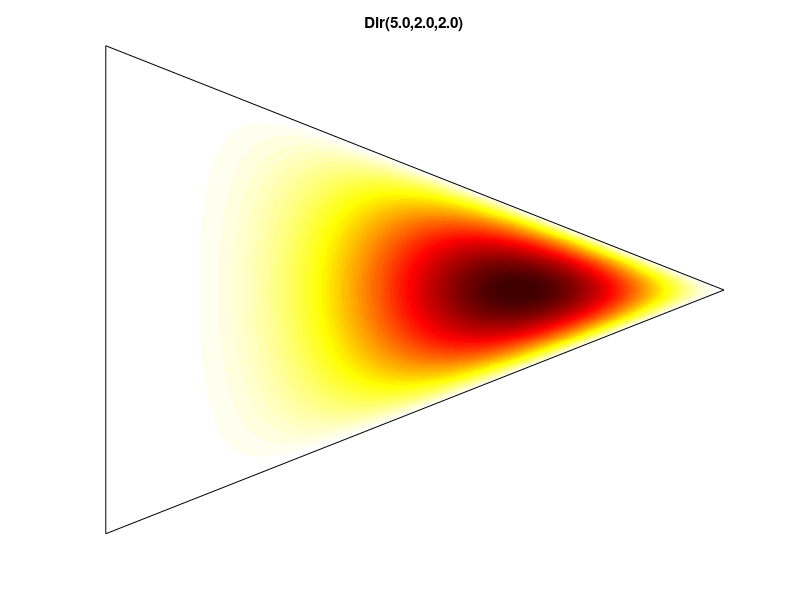

Recreate this plot in MATLAB.
% plots out density for Dirichlet distribution

aa = [5 2 2];
nn = 1001;
tiny = .0001;
dd = 1/(nn-1);

MM = [cos(pi/3) 1 0; sin(pi/3) 0 0; 1 1 1];
IM = inv(MM);

x1 = reshape((0:dd:1)'   * ones(1,nn), 1, nn*nn);
y1 = reshape(ones(1,nn)' * (0:dd:1)  , 1, nn*nn);
z1 = reshape(ones(1,nn)' * ones(1,nn), 1, nn*nn);

XX = IM * [x1; y1; z1];
xx = XX(1,:);
yy = XX(2,:);
zz = XX(3,:);

pp = zeros(1,nn*nn);
lz = gammaln(sum(aa))-sum(gammaln(aa));
jj = logical(zeros(1,nn*nn));
for ii = 1:nn*nn
  if xx(ii) > tiny & yy(ii) >tiny & zz(ii) > tiny
    pp(ii) = -exp(log(xx(ii))*(aa(1)-1)+log(yy(ii))*(aa(2)-1)...
        +log(zz(ii))*(aa(3)-1)+lz);
  else
    pp(ii) = 0;
    jj(ii) = 1;
  end
end
%pp(jj) = min(
%pp = pp / max(pp) * .5;

colormap hot
%hh = contour(0:dd:1,0:dd:1,reshape(pp,[nn nn]),[5 5 5]);
%set(hh(1),'linestyle','none');
imagesc(reshape(pp,[nn nn]),[-10 0]);
hold on
plot([1.5 1.5 sqrt((nn-1)^2-(nn/2)^2)+.5 1.5],[.5 (nn-.5) (nn/2+.5) 0.5],'k');
hold off
axis([-1 sqrt((nn-1)^2-(nn/2)^2)+.5 -1 nn])
axis off
title(sprintf('Dir(%.1f,%.1f,%.1f)',aa(1),aa(2),aa(3)));
%axis([0 1 0 1]);
%axis([0 1 0 1 0 2.5]);
%set(gca,'CameraPosition', [-0.0464037 7.44273 8.0418]);
%set(gca,'CameraTarget', [0.5 0.5 0.25]);
%set(gca,'CameraUpVector', [0.1430892 -1.820793 0.40865]);
%set(gca,'CameraViewAngle', [4.6627]);
print('-depsc','-zbuffer',...
        ['dirc-' num2str(aa(1)) '-' num2str(aa(2)) '-' num2str(aa(3)) '.eps']);




